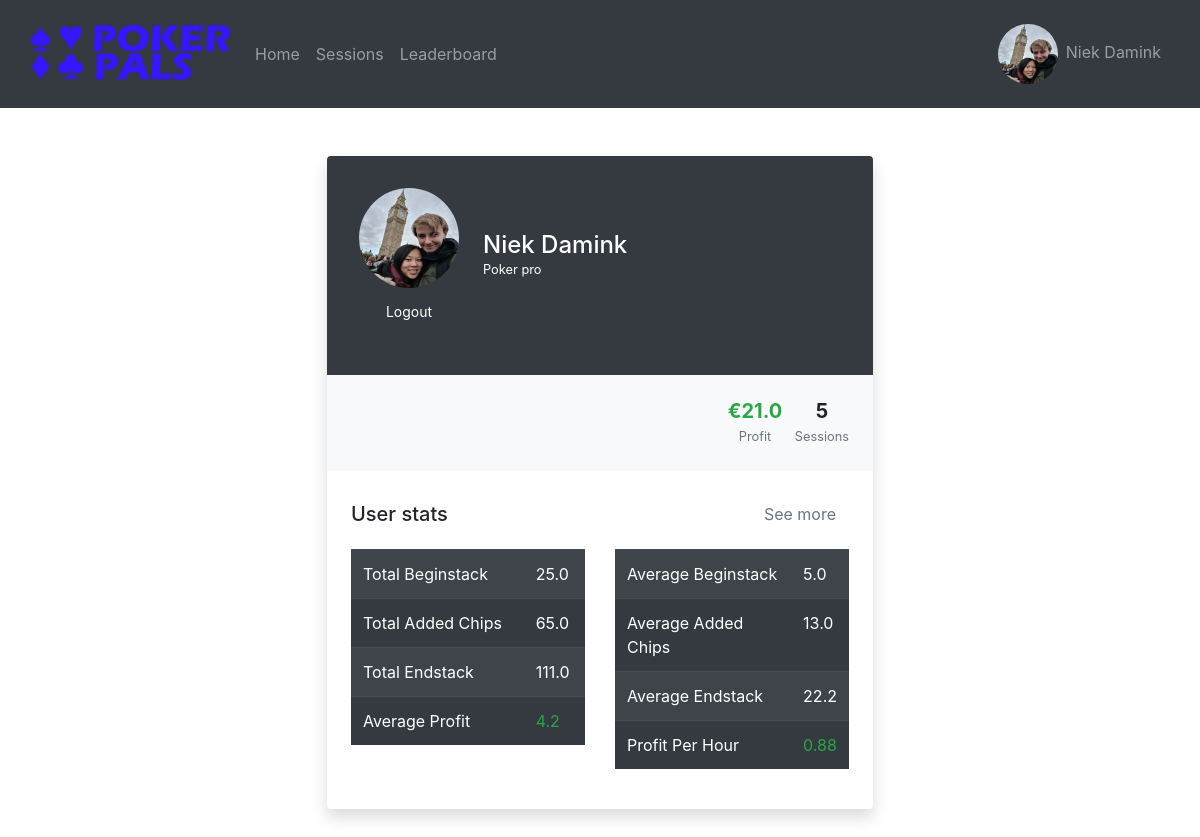
Page /account (signed in) on the committed database.
### website/models.py (models this page shows)
class User(db.Model, UserMixin):
    id = db.Column(db.Integer, primary_key=True)
    name = db.Column(db.String(150), unique=True)
    password = db.Column(db.String(150))
    imgURL = db.Column(db.String(10000))

### website/views.py (the view)
@views.route('/account')
@login_required
def account():
    return render_template("account.html", user = current_user, account = get_account_information(current_user.name))

### website/__init__.py (called while the page is built)
def create_app():
    app = Flask(__name__)
    app.config['SECRET_KEY'] = 'ksjdksajdk17HSSH2ssj88ss'
    app.config['SQLALCHEMY_DATABASE_URI'] = f'sqlite:///{DB_NAME}'
    db.init_app(app)
    from .views import views
    from .auth import auth
    from .admin import admin
    app.register_blueprint(views, url_prefix='/')
    app.register_blueprint(auth, url_prefix='/')
    app.register_blueprint(admin, url_prefix='/admin')
    from .models import User, Post
    create_database(app)
    login_manager = LoginManager()
    login_manager.login_view = 'auth.login'
    login_manager.init_app(app)
    @login_manager.user_loader
    def load_user(id):
        return User.query.get(int(id))
    return app

### website/templates/account.html (shortened to what this page needs)
{% extends "base.html" %} {% block title %}Account{% endblock %} {% block content %}
<div class="row py-5 px-4">
    <div class="col-xl-6 mx-auto">
        <div class="bg-white shadow rounded overflow-hidden">
            <div class="px-4 pt-0 pb-4 bg-dark">
                <div class="media align-items-end profile-header">
                    <div class="profile mr-3 py-4"><img class='rounded-circle m-2'
                            src="{{url_for('static', filename=account['imgURL'])}}" width="100px" height="100px"
                            class="avatar">
                            {%if user.name == account["name"]%}
                            <a href="/logout" class="btn btn-dark btn-sm btn-block">Logout</a>
                            {%endif%}
                        </div>
                    <div class="media-body mb-5 text-white">
                        <h4 class="mt-0 mb-0">{{account["name"]}}</h4>
                        <p class="small mb-4"> Poker pro </p>
                    </div>
                </div>
            </div>
            <div class="bg-light p-4 d-flex justify-content-end text-center">
                <ul class="list-inline mb-0">
                    <li class="list-inline-item">
                        <h5 class="font-weight-bold mb-0 d-block" id="fneg">€{{account["profit"]}}</h5><small class="text-muted">Profit</small>
                    </li>
                    <li class="list-inline-item">
                        <h5 class="font-weight-bold mb-0 d-block">{{account["session_amount"]}}</h5><small class="text-muted">Sessions</small>
                    </li>
                </ul>
            </div>
            <div class="py-4 px-4">
                <div class="d-flex align-items-center justify-content-between mb-3">
                    <h5 class="mb-0">User stats</h5><a href="#" class="btn btn-link text-muted">See more</a>
                </div>
                <div class="row">
                    <div class="col">
                        <table class="table table-striped table-dark">
                            <tbody>
                                <tr>
                                    <td>Total Beginstack</td>
                                    <td>{{account["total_beginstack"]}}</td>
                                </tr>
                                <tr>
                                    <td>Total Added Chips</td>
                                    <td>{{account["total_added_chips"]}}</td>
                                </tr>
                                <tr>
                                    <td>Total Endstack</td>
                                    <td>{{account["total_endstack"]}}</td>
                                </tr>
                                <tr>
                                    <td>Average Profit</td>
                                    <td name="negative">{{account["average_profit"]}}</td>
                                </tr>
                            </tbody>
                        </table>
                    </div>
                    <div class="col">
                        <table class="table table-striped table-dark">
                            <tbody>
                                <tr>
                                    <td>Average Beginstack</td>
                                    <td>{{account["average_beginstack"]}}</td>
                                </tr>
                                <tr>
                                    <td>Average Added Chips</td>
                                    <td>{{account["average_added_chips"]}}</td>
                                </tr>
                                <tr>
                                    <td>Average Endstack</td>
                                    <td>{{account["average_endstack"]}}</td>
                                </tr>
                                <tr>
                                    <td>Profit Per Hour</td>
                                    <td name="negative">{{account["profit_hour"]}}</td>
                                </tr>
                            </tbody>
                        </table>
                    </div>
                </div>
            </div>
        </div>
    </div>
</div>
{% endblock %}

### website/templates/base.html (shortened to what this page needs)
<!DOCTYPE html>
<html>
  <head>
    <link
      rel="stylesheet"
      href="https://stackpath.bootstrapcdn.com/bootstrap/4.4.1/css/bootstrap.min.css"
    />
    <link
      rel="stylesheet"
      href="https://stackpath.bootstrapcdn.com/font-awesome/4.7.0/css/font-awesome.min.css"
    />
  </head>
  <body>
    {% if user.is_authenticated %}
    <nav class="navbar navbar-expand-lg navbar-dark bg-dark">
        <div class="container-fluid">
          <a class="navbar-brand">
            <img src="{{url_for('static', filename='pictures/logo.png')}}" width="200px">
          </a>
          <div class="collapse navbar-collapse" id="navbarText">
            <ul class="navbar-nav me-auto mb-2 mb-lg-0">
              <li class="nav-item">
                <a class="nav-link" href="/">Home</a>
              </li>
              <li class="nav-item">
                <a class="nav-link" href="/sessions">Sessions</a>
              </li>
              <li class="nav-item">
                <a class="nav-link" href="/leaderboard">Leaderboard</a>
              </li>
            </ul>
            <ul class="navbar-nav ml-auto mb-2 mb-lg-0">
                <li class="nav-item">
                    <a class="nav-link" href="/account"><img class='rounded-circle m-2' src="{{url_for('static', filename=user.imgURL)}}" width="60px" height="60px" class="avatar">{{user.name}}</a>
                </li>
            </ul>
          </div>
        </div>
    </nav>
    {% endif %}
    <div class="container-fluid">
        {% block content%}
        {% endblock %}
    </div>
  </body>
</html>

### rows in the picture
User: imgURL (picture), name "Niek Damink"

### other values in the picture
{{ account["profit"] }} "21.0"
{{ account["session_amount"] }} "5"
{{ account["total_beginstack"] }} "25.0"
{{ account["total_added_chips"] }} "65.0"
{{ account["total_endstack"] }} "111.0"
{{ account["average_profit"] }} "4.2"
{{ account["average_beginstack"] }} "5.0"
{{ account["average_added_chips"] }} "13.0"
{{ account["average_endstack"] }} "22.2"
{{ account["profit_hour"] }} "0.88"
